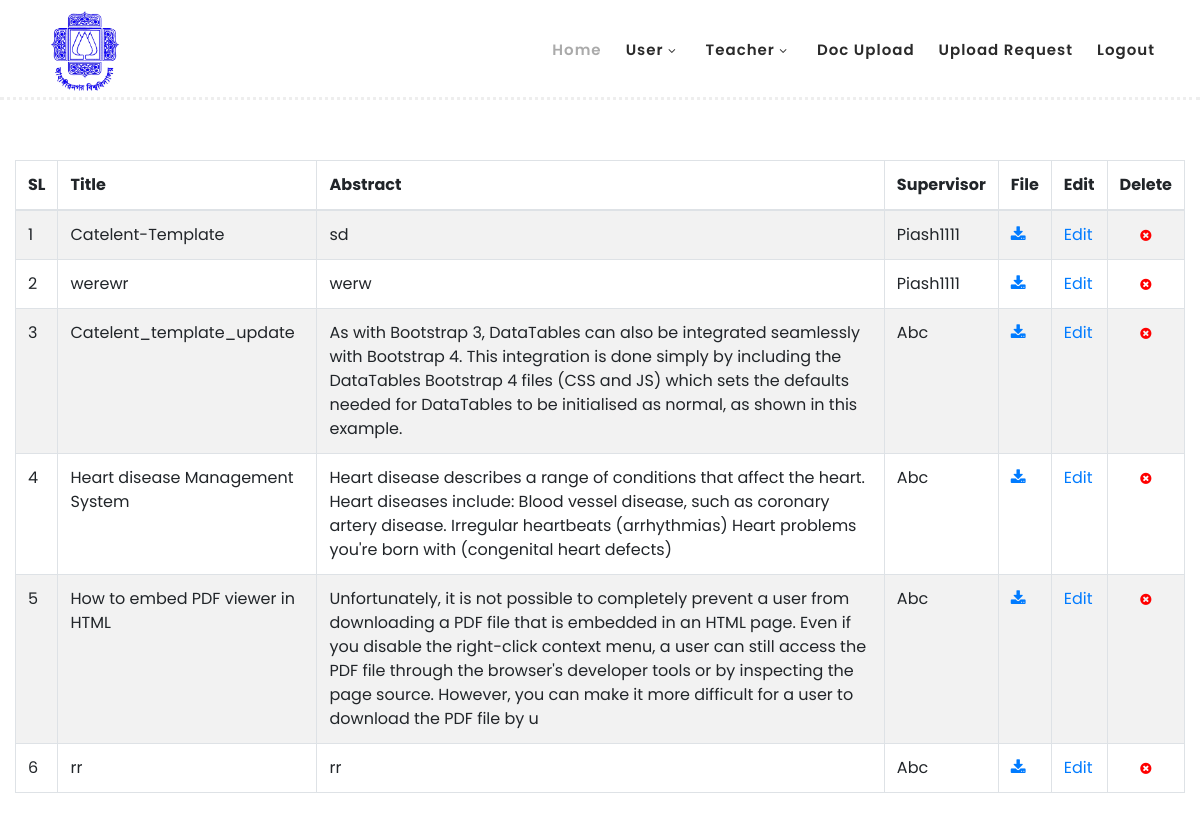
The app's page /thesis_list.php (signed in) with its own data.
### tables this page shows
CREATE TABLE `thesis` (
  `id` int(11) NOT NULL,
  `title` varchar(1024) NOT NULL,
  `abstract` varchar(5000) NOT NULL,
  `file_path` varchar(5000) NOT NULL,
  `teacher_id` int(11) NOT NULL,
  `status` int(11) NOT NULL,
  `username` varchar(255) NOT NULL,
  `deleted` int(11) NOT NULL DEFAULT 0
);

CREATE TABLE `teacher` (
  `id` int(11) NOT NULL,
  `name` varchar(255) NOT NULL,
  `email` varchar(255) NOT NULL,
  `phone` varchar(255) NOT NULL,
  `designation` varchar(255) NOT NULL,
  `deleted` int(11) NOT NULL DEFAULT 0
);

### thesis_list.php (the view, shortened to what this page needs)
<?php
include "menu.php";
include 'connect.php';
$loggedInUserRole = $_SESSION["role"];
?>
  <body>
<?php
$sql = "SELECT a.*, b.name as teacherName FROM thesis a left join teacher b on  a.teacher_id = b.id where a.status = 1 and a.deleted = 0 order by a.id asc";
$stmt = $dbh->prepare($sql);
$result = $stmt->execute();
if ($stmt->rowCount()) {
    $i=1;
    $str =  "<div align='center'> <table id='thesisList' class='table table-striped table-bordered' > <thead><tr><th>SL</th><th>Title</th><th>Abstract</th><th>Supervisor</th><th>File</th>";
    if($loggedInUserRole=="admin"){
        $str .= "<th>Edit</th><th>Delete</th>";
    };
    $str .= "</tr></thead><tbody>";
    while ($row = $stmt->fetch()) {
        $id = $row["id"];
        $title = $row["title"];
        $abstract = $row["abstract"];
        $teacherName = $row["teacherName"];
        $file_path = $row["file_path"] ;
        $str .= "<tr>";
        $str .= "<td>$i</td>";
        $str .= "<td>$title</td>";
        $str .= "<td>$abstract</td>";
        $str .= "<td>$teacherName</td>";
        $str .= "<td><a href='$file_path' target='blank'/><i class='fa fa-download'></i></td>";
        if($loggedInUserRole=="admin"){
            $str .= "<td><a href='thesis_edit.php?thesis_id=$id'>Edit</a></td>";
            $str .= "<td><div align='center'><i class='fa fa-times-circle' style='font-size: 13px ; color: red' onclick='deleteThesis($id)'></i></div></td>";
        }
        $str .= "</tr>";
        $i++;
    }
    $str .= "</tbody></table></div>";
    echo $str;
}else{
    echo "<div width='100%' > No record found! </div>";
}
?>
  </body>
</html>

### assets/css/templatemo-hexashop.css (style rules this page uses)
html, body, div, span, applet, object, iframe, h1, h2, h3, h4, h5, h6, p, blockquote, div pre, a, abbr, acronym, address, big, cite, code, del, dfn, em, font, img, ins, kbd, q, s, samp, small, strike, strong, sub, sup, tt, var, b, u, i, center, dl, dt, dd, ol, ul, li, figure, header, nav, section, article, aside, footer, figcaption { margin: 0; padding: 0; border: 0; outline: 0; }
* { box-sizing: border-box; }
html, body { font-family: 'Poppins', sans-serif; font-weight: 400; background-color: #fff; font-size: 16px; -ms-text-size-adjust: 100%; -webkit-font-smoothing: antialiased; -moz-osx-font-smoothing: grayscale; }
a { text-decoration: none !important; }
html, body { background: #fff; font-family: 'Poppins', sans-serif; }

### records on screen
thesis: title "Catelent-Template", abstract "sd", teacher.name "Piash1111"
thesis: title "werewr", abstract "werw", teacher.name "Piash1111"
thesis: title "Catelent_template_update", abstract "As with Bootstrap 3, DataTables can also be integrated seamlessly with Bootstrap 4. This integration is done simply by including the DataTables Bootstrap 4 files (CSS and JS) which sets the defaults needed for DataTables to be initialised as normal, as shown in this example.", teacher.name "Abc"
thesis: title "Heart disease Management System", abstract "Heart disease describes a range of conditions that affect the heart. Heart diseases include: Blood vessel disease, such as coronary artery disease. Irregular heartbeats (arrhythmias) Heart problems you're born with (congenital heart defects)", teacher.name "Abc"
thesis: title "How to embed PDF viewer in HTML", abstract "Unfortunately, it is not possible to completely prevent a user from downloading a PDF file that is embedded in an HTML page. Even if you disable the right-click context menu, a user can still access the PDF file through the browser's developer tools or by inspecting the page source. However, you can make it more difficult for a user to download the PDF file by u", teacher.name "Abc"
thesis: title "rr", abstract "rr", teacher.name "Abc"
